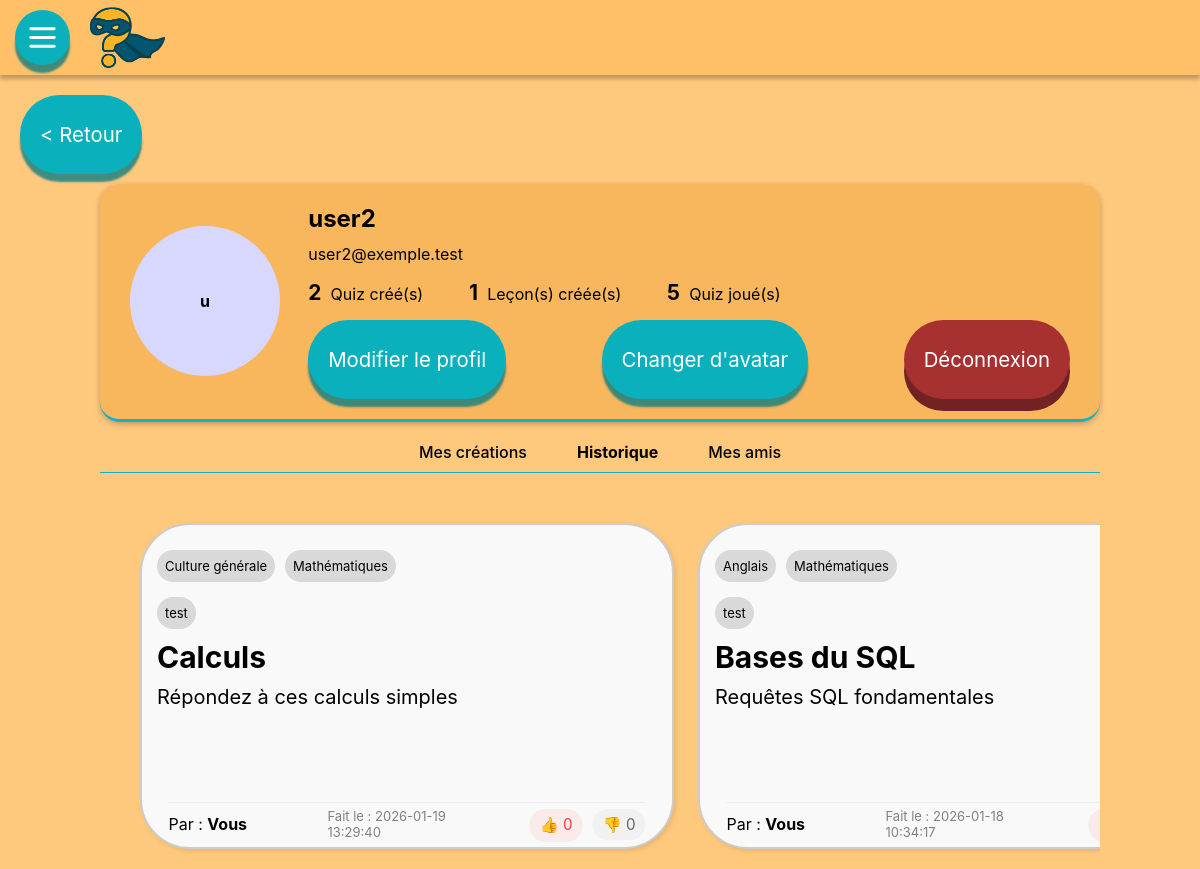
Page /?page=profil&action=showHistory (signed in) on the committed database.
### tables this page shows
CREATE TABLE users(
                id INTEGER PRIMARY KEY AUTOINCREMENT,
                username TEXT NOT NULL,
                password TEXT NOT NULL,
                email TEXT NOT NULL,
                description TEXT DEFAULT '',
                admin BOOLEAN DEFAULT 0, picture_path TEXT DEFAULT NULL,
                UNIQUE(email)
            );

CREATE TABLE quiz(
                id INTEGER PRIMARY KEY AUTOINCREMENT,
                user_id INTEGER,
                title TEXT NOT NULL,
                description TEXT,
                difficulty INTEGER,
                disponibilite TEXT,
                date DATE,
                genre TEXT NOT NULL,
                FOREIGN KEY (user_id) REFERENCES users(id) ON DELETE CASCADE,
                CHECK (genre IN ('flashcard','standard','test')),
                CHECK (disponibilite IN ('public','private','ami'))
            );

### config/config.php (called while the page is built, shortened)
<?php
function getDbConnection() {
    try{
        $conn = new PDO("sqlite:" . ROOT . "/database/database.db");
        $conn->setAttribute(PDO::ATTR_ERRMODE, PDO::ERRMODE_EXCEPTION);
    }catch(PDOException $e){
        die("Connection failed: " . $e->getMessage());
    }catch(Exception $e){
        die("Error: " . $e->getMessage());
    }
    return $conn;
}
?>

### src/models/ProfileModel.php (called while the page is built, shortened)
<?php
class ProfileModel
{
    private $db;
    public function __construct($db)
    {
        $this->db = $db;
    }
    public function getCredentials(string $id)
    {
        $stmt = $this->db->prepare("SELECT * FROM users WHERE id = ?");
        $stmt->execute([$id]);
        return $stmt->fetch(PDO::FETCH_ASSOC);
    }
    public function getQuizCreated(int $id): int
    {
        $stmt = $this->db->prepare("SELECT COUNT(id) AS total FROM quiz WHERE user_id = ?");
        $stmt->execute([$id]);
        $result = $stmt->fetch(PDO::FETCH_ASSOC);
        return (int)$result['total'];
    }
    public function getLessonsCreated(int $id): int
    {
        $stmt = $this->db->prepare("SELECT COUNT(id) AS total FROM lecon WHERE user_id = ?");
        $stmt->execute([$id]);
        $result = $stmt->fetch(PDO::FETCH_ASSOC);
        return (int)$result['total'];
    }
    public function getGamesNumber(int|string $id): int
    {
        $stmt = $this->db->prepare("SELECT COUNT(id) AS resultat FROM resultat WHERE user_id = ?");
        $stmt->execute([$id]);
        $result = $stmt->fetch(PDO::FETCH_ASSOC);
        return (int)$result['resultat'];
    }
    public function getQuizPlayed(int|string $id): array|false
    {
        $stmt = $this->db->prepare("SELECT
                q.id,
                q.genre,
                q.date,
                u.username AS user_name,
                r.score as note,
                r.dateRealisation AS dateRealisation,
                (
                    SELECT GROUP_CONCAT(DISTINCT c.categorieName)
                    FROM categorie_quiz cq
                    JOIN categories c ON c.id = cq.category_id
                    WHERE cq.quiz_id = q.id
                ) AS categories,
                q.title,
                q.difficulty,
                q.description,
                (SELECT COUNT(*) FROM likes l WHERE l.quiz_id = q.id) AS nbjaime,
                (SELECT COUNT(*) FROM dislikes d WHERE d.quiz_id = q.id) AS nbjaimepas
            FROM quiz q
            JOIN users u ON u.id = q.user_id
            JOIN resultat r on r.quiz_id = q.id
            WHERE r.user_id = ?
            ORDER BY r.dateRealisation DESC");
        $stmt->execute([$id]);
        $results = $stmt->fetchAll(PDO::FETCH_ASSOC);
        return $results;
    }
}

### src/views/profil.php (the view, shortened to what this page needs)
<?php
require_once 'partials/header.php';
?>
<link rel="stylesheet" href="https://cdnjs.cloudflare.com/ajax/libs/font-awesome/7.0.1/css/all.min.css">
</head>
<body>
    <button onclick="window.location.href='?page=home'" class="button" style="margin: 20px 0 0 20px"><span></span>
        <p>&lt; Retour</p>
    </button>
    <div class="container">
        <div class="profile-card">
            <?php if ($infosUser['picture_path'] !== null) : ?>
                <img
                    src="<?= htmlspecialchars($infosUser['picture_path']) ?>"
                    alt="Photo de profil"
                    class="profilPicture">
            <?php else : ?>
                <div class="avatarPrime"><?= htmlspecialchars($infosUser['username'][0]) ?></div>
            <?php endif; ?>
            <div class="info">
                <h2><?= $infosUser['username'] ?></h2>
                <p class="username"><?= $infosUser['email'] ?></p>
                <div class="stats">
                    <div>
                        <span class="number"><?= $creation ?></span>
                        <span class="label">Quiz créé(s)</span>
                    </div>
                    <div>
                        <span class="number"><?= $lessonCreated ?></span>
                        <span class="label">Leçon(s) créée(s)</span>
                    </div>
                    <div>
                        <span class="number"><?= $played ?></span>
                        <span class="label">Quiz joué(s)</span>
                    </div>
                </div>
                <div class="action">
                    <button id="editProfil" class="button"><span></span>
                        <p>Modifier le profil</p>
                    </button>
                    <form method="POST" action="?page=profil&action=uploadPicture" enctype="multipart/form-data" id="avatarForm">
                        <button type="button" class="button" id="uploadBtn"><span></span>
                            <p>Changer d'avatar</p>
                        </button>
                    </form>
                    <button class="button signalement" onclick="window.location.href='?page=log&typelog=logout'"><span></span>
                        <p>Déconnexion</p>
                    </button>
                </div>
            </div>
        </div>
        <div class="tabs">
            <span class="<?= $activeTab === 'creations' ? 'active' : '' ?>"
                onclick="window.location.href='?page=profil'">
                Mes créations
            </span>
            <span class="<?= $activeTab === 'history' ? 'active' : '' ?>"
                onclick="window.location.href='?page=profil&action=showHistory'">
                Historique
            </span>
            <span class="<?= $activeTab === 'friends' ? 'active' : '' ?>"
                onclick="window.location.href='?page=profil&action=displayFriends'">
                Mes amis
            </span>
        </div>
        <div class="quiz-container">
            <?php if (isset($friends)) : ?>
                <?php if ($friends === false) : ?>
                    <p>
                        Vous n'avez pas d'amis pour le moment.
                        <a href="?page=notification">Cliquez ici pour en ajouter</a>
                    </p>
                <?php else : ?>
                    <?php foreach ($friends as $friend) : ?>
                        <div class="friend-card">
                            <?php if ($friend['friend_picture']) : ?>
                                <img
                                    src="<?= htmlspecialchars($friend['friend_picture']) ?>"
                                    alt="Photo de profil"
                                    class="avatar">
                            <?php else : ?>
                                <div class="avatar"><?= htmlspecialchars($friend['friend_name'][0]) ?></div>
                            <?php endif; ?>
                            <div>
                                <h3><?= htmlspecialchars($friend['friend_name']) ?></h3>
                                <p><?= htmlspecialchars($friend['friend_email']) ?></p>
                                <button data-action="deleteFriend" data-title="<?= $friend['friend_name'] ?>" data-id="<?= $friend['friend_id'] ?>" class="deleteFriend">Supprimer cet ami</button>
                            </div>
                        </div>
                    <?php endforeach; ?>
                <?php endif; ?>
                <?php elseif (isset($hist)) : ?>
                    <div class="newCreations">
                        <?php for ($i = 0; $i < count($hist); $i++): ?>
                            <article class="quiz">
                                <div class="quiz-cat">
                                    <?php if (!empty($hist[$i]['categories'])): ?>
                                        <?php foreach ($hist[$i]['categories'] as $cat): ?>
                                            <span class="category"><?= htmlspecialchars($cat) ?></span>
                                        <?php endforeach; ?>
                                    <?php endif; ?>
                                </div>
                                <p class="quiz-genre"><?= htmlspecialchars($hist[$i]['genre'] ?? '') ?></p>
                                <br>
                                <p class="quiz-title"><?= htmlspecialchars($hist[$i]['title'] ?? '') ?></p>
                                <br>
                                <p class="quiz-description"><?= htmlspecialchars($hist[$i]['description'] ?? '') ?></p>
                                <br>
                                <br>
                                <div class="quiz-footer">
                                    <p class="quiz-auteur">Par : <span class="author">Vous</span></p>
                                    <p class="quiz-date">Fait le : <?= htmlspecialchars($hist[$i]['dateRealisation'] ?? '') ?></p>
                                    <div class="quiz-reactions">
                                        <span class="reaction like">👍 <?= htmlspecialchars($hist[$i]['nbjaime'] ?? 0) ?></span>
                                        <span class="reaction dislike">👎 <?= htmlspecialchars($hist[$i]['nbjaimepas'] ?? 0) ?></span>
                                    </div>
                            </article>
                        <?php endfor; ?>
                    <?php else :  ?>
                        <p class="no-content">Vous n'avez créé aucun quiz pour le moment.</p>
                    <?php endif; ?>
                    </div>
                    </div>
</body>
</html>

### public/assets/style/profil.css (style rules this page uses)
.container { justify-self: center; position: relative; width: 90%; max-width: 1000px; }
button { border-radius: 75px; background-color: #0ab1bd; color: white; border: none; padding: 21px 36px; font-size: 1.3rem; min-height: 50px; cursor: pointer; box-shadow: 0 12px 0 #087b86; }
.action { display: flex; flex-direction: row; gap: 20px; justify-content: space-between; }
.profile-card { background-color: #f8b65d; border-radius: 20px; box-shadow: 0 2px 6px rgba(0, 0, 0, 0.25); padding: 2% 3%; display: flex; align-items: center; gap: 3%; border-bottom: 3px solid #10b3c6; margin-top: 1%; }
.info { flex: 1; text-align: left; }
.info h2 { margin: 0; font-size: 1.5rem; }
.info .username { margin: 1.5% 0; color: black; }
.stats { display: flex; align-items: center; gap: 6%; margin-bottom: 2%; }
.stats .number { font-weight: bold; font-size: 1.3rem; }
.stats .label { margin-left: 0.3rem; }
.tabs { display: flex; justify-content: center; gap: 5%; margin-top: 2%; border-bottom: 1px solid #10b3c6; padding-bottom: 1%; }
.tabs span { font-weight: 500; cursor: pointer; }
.quiz-container { margin-top: 3%; display: flex; justify-content: center; gap: 5%; flex-wrap: wrap; row-gap: 20px; }
.newCreations { display: flex; flex-direction: row; gap: 1.5rem; justify-content: flex-start; align-items: stretch; overflow-x: auto; padding: 0 4%; }
.newCreations .quiz { position: relative; border: 2px solid #ccc; border-radius: 50px; padding: 15px; width: 500px; aspect-ratio: 12/7; box-shadow: 2px 2px 5px rgba(0, 0, 0, 0.1); background-color: #f9f9f9; transition: transform 0.2s; font-size: 16px; margin-bottom: 20px; margin-top: 20px; flex-shrink: 0; transition: all 0.3s ease; }
.newCreations .quiz .quiz-cat { display: flex; flex-wrap: wrap; margin-top: 10px; margin-bottom: 10px; gap: 10px; }
.category, p.quiz-genre { border-radius: 50px; background-color: #d9d9d9; font-size: small; padding: 8px 8px 8px 8px; }
.newCreations .quiz p { display: inline-block; margin-top: 5px; margin-bottom: 5px; }
.newCreations .quiz p.quiz-title { font-weight: bold; font-size: 30px; }
.newCreations .quiz p.quiz-description { font-size: 20px; }
.newCreations .quiz p.quiz-date { font-size: small; color: grey; }
.newCreations .quiz .quiz-footer { display: grid; grid-template-columns: 1fr 1fr 1fr; justify-content: space-between; align-items: center; margin-top: 15px; padding-top: 1%; position: absolute; bottom: 2%; left: 50%; width: 90%; border-top: 1px solid #eee; transform: translate(-50%, 0); }
.newCreations .quiz .quiz-footer > *:nth-child(2) { justify-self: center; }
.newCreations .quiz .quiz-footer > *:nth-child(3) { justify-self: right; }
.newCreations .quiz .quiz-footer .quiz-date { font-size: small; color: grey; margin: 0; display: inline-block; }
.newCreations .quiz .quiz-footer .quiz-reactions { display: flex; gap: 10px; align-items: center; margin: 0; }
.newCreations .quiz .quiz-footer .quiz-reactions .reaction { display: inline-flex; align-items: center; gap: 6px; padding: 6px 10px; border-radius: 20px; font-size: 0.95rem; color: #073238; background-color: rgba(0, 0, 0, 0.03); }
.newCreations .quiz .quiz-footer .quiz-reactions .like { color: #ff3b3b; background-color: rgba(255, 59, 59, 0.08); box-shadow: 0 2px 0 rgba(0, 0, 0, 0.04); }
.newCreations .quiz .quiz-footer .quiz-reactions .dislike { color: #666; background-color: rgba(0, 0, 0, 0.03); }
p, h3 { margin: 0%; }
.tabs span { cursor: pointer; }
.tabs span.active { font-weight: bold; }
.author { font-weight: bold; }
.avatarPrime { width: 150px; height: 150px; border-radius: 100%; background: #d8d8ff; display: flex; align-items: center; justify-content: center; font-weight: bold; aspect-ratio: 1/1; -o-object-fit: cover; object-fit: cover; }

### rows in the picture
users: username "u", username "user2", email "user2@exemple.test"
quiz: cat "Culture générale", cat "Mathématiques", genre "test", title "Calculs", description "Répondez à ces calculs simples", dateRealisation "2026-01-19 13:29:40", nbjaime "0", nbjaimepas "0"
quiz: cat "Anglais", cat "Mathématiques", genre "test", title "Bases du SQL", description "Requêtes SQL fondamentales", dateRealisation "2026-01-18 10:34:17"

### other values in the picture
$creation "2"
$lessonCreated "1"
$played "5"
